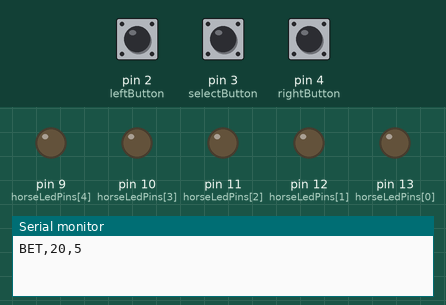
Recording of a sketch running on a simulated Arduino Uno, built with avr-gcc and run on an emulated ATmega328P. Shown: output pins drawn as LEDs (lit = HIGH), the last lines printed to the serial monitor. The inputs (shaded band) are chosen by the test bench; at power-on: pin 3 (selectButton) HIGH, pin 2 (leftButton) HIGH, pin 4 (rightButton) HIGH. Random numbers use the default seed unless the sketch sets one.

Above: at 1.2 s.
1.3 s: pin 3 (selectButton) pulled LOW for 0.15 s
At 2.0 s:
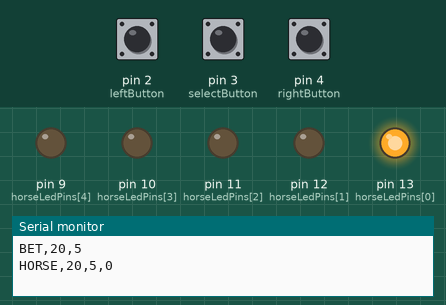
2.9 s: pin 2 (leftButton) pulled LOW for 0.15 s
At 3.3 s:
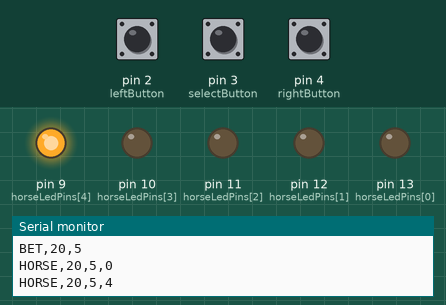
4.5 s: pin 3 (selectButton) pulled LOW for 1 s
At 9.0 s:
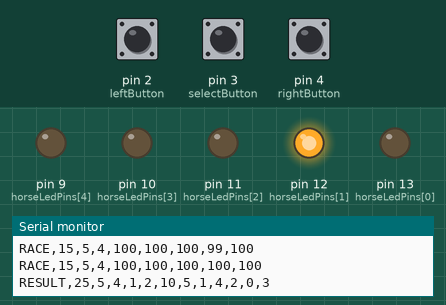
Timing chart, 0 to 10.5 s (numbered marks = the images above; inputs shaded):
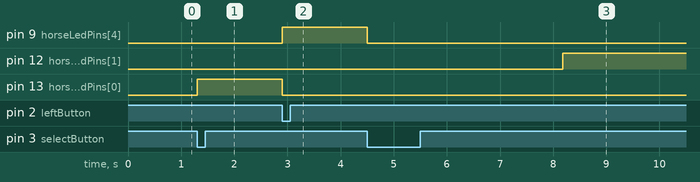

The sketch:

horseRaceArduino.ino
```cpp
// Horse Racing Casino Game
// Arduino controls buttons, LEDs, game logic
// Processing draws the horse race screen

// --------------------
// LED horse pins left to right
// --------------------
const int horseLedPins[5] = {
  13, // Blue
  12, // Yellow
  11, // Green
  10, // White
  9   // Red
};

// --------------------
// Buttons
// --------------------
const int leftButton = 2;
const int selectButton = 3;
const int rightButton = 4;

bool lastLeftState = HIGH;
bool lastSelectState = HIGH;
bool lastRightState = HIGH;

unsigned long lastButtonPress = 0;
const unsigned long buttonCooldown = 250;

// --------------------
// Game state
// --------------------
enum GameState {
  SELECT_BET,
  SELECT_HORSE,
  RACING,
  RESULT,
  GAME_OVER,
  GAME_WON
};

GameState state = SELECT_BET;

int bank = 20;
int betAmount = 5;
int selectedHorse = 0;

const int winTarget = 500;
const int finishLine = 100;

int horsePositions[5] = {0, 0, 0, 0, 0};
bool horseFinished[5] = {false, false, false, false, false};
int finishOrder[5] = {-1, -1, -1, -1, -1};
int finishedCount = 0;

int winnerHorse = -1;
int playerPlace = 0;
int payout = 0;
int profitLoss = 0;

unsigned long lastRaceUpdate = 0;
const unsigned long raceSpeed = 160;

void setup() {
  Serial.begin(9600);

  for (int i = 0; i < 5; i++) {
    pinMode(horseLedPins[i], OUTPUT);
    digitalWrite(horseLedPins[i], LOW);
  }

  pinMode(leftButton, INPUT_PULLUP);
  pinMode(selectButton, INPUT_PULLUP);
  pinMode(rightButton, INPUT_PULLUP);

  randomSeed(analogRead(A0));

  sendSelectBet();
}

void loop() {
  handleButtons();

  if (state == RACING) {
    updateRace();
  }
}

// --------------------
// Buttons
// --------------------

void handleButtons() {
  bool currentLeft = digitalRead(leftButton);
  bool currentSelect = digitalRead(selectButton);
  bool currentRight = digitalRead(rightButton);

  if (millis() - lastButtonPress > buttonCooldown) {

    if (lastLeftState == HIGH && currentLeft == LOW) {
      lastButtonPress = millis();
      handleLeft();
    }

    if (lastRightState == HIGH && currentRight == LOW) {
      lastButtonPress = millis();
      handleRight();
    }

    if (lastSelectState == HIGH && currentSelect == LOW) {
      lastButtonPress = millis();
      handleSelect();
    }
  }

  lastLeftState = currentLeft;
  lastSelectState = currentSelect;
  lastRightState = currentRight;
}

void handleLeft() {
  if (state == SELECT_BET) {
    changeBet(-1);
    sendSelectBet();
  }
  else if (state == SELECT_HORSE) {
    selectedHorse--;
    if (selectedHorse < 0) selectedHorse = 4;

    showSelectedHorseLed();
    sendSelectHorse();
  }
}

void handleRight() {
  if (state == SELECT_BET) {
    changeBet(1);
    sendSelectBet();
  }
  else if (state == SELECT_HORSE) {
    selectedHorse++;
    if (selectedHorse > 4) selectedHorse = 0;

    showSelectedHorseLed();
    sendSelectHorse();
  }
}

void handleSelect() {
  if (state == SELECT_BET) {
    state = SELECT_HORSE;
    selectedHorse = 0;
    showSelectedHorseLed();
    sendSelectHorse();
  }
  else if (state == SELECT_HORSE) {
    startRace();
  }
  else if (state == RESULT) {
    if (bank <= 0) {
      state = GAME_OVER;
      sendGameOver();
    }
    else if (bank >= winTarget) {
      state = GAME_WON;
      sendGameWon();
    }
    else {
      state = SELECT_BET;
      adjustBetIfTooHigh();
      sendSelectBet();
    }
  }
  else if (state == GAME_OVER || state == GAME_WON) {
    resetGame();
  }
}

// --------------------
// Bet selector
// --------------------

int betOptions[] = {5, 10, 20, 30, 40, 50, 100, 200, 300, 400};
const int betOptionCount = sizeof(betOptions) / sizeof(betOptions[0]);

int getMaxBet() {
  // Starting bank is 20, so this keeps starting max at 10.
  // Later, as bank grows, higher options unlock.
  if (bank < 30) return 10;

  int rounded = (bank / 10) * 10;
  return rounded;
}

void changeBet(int direction) {
  int maxBet = getMaxBet();

  int currentIndex = 0;

  for (int i = 0; i < betOptionCount; i++) {
    if (betOptions[i] == betAmount) {
      currentIndex = i;
      break;
    }
  }

  while (true) {
    currentIndex += direction;

    if (currentIndex < 0) currentIndex = betOptionCount - 1;
    if (currentIndex >= betOptionCount) currentIndex = 0;

    int candidate = betOptions[currentIndex];

    if (candidate <= bank && candidate <= maxBet) {
      betAmount = candidate;
      break;
    }
  }
}

void adjustBetIfTooHigh() {
  int maxBet = getMaxBet();

  if (betAmount > bank || betAmount > maxBet) {
    betAmount = 5;
  }
}

// --------------------
// Race logic
// --------------------

void startRace() {
  if (bank < betAmount) {
    state = GAME_OVER;
    bank = 0;
    sendGameOver();
    return;
  }

  bank -= betAmount;

  for (int i = 0; i < 5; i++) {
    horsePositions[i] = 0;
    horseFinished[i] = false;
    finishOrder[i] = -1;
    digitalWrite(horseLedPins[i], LOW);
  }

  finishedCount = 0;
  winnerHorse = -1;
  playerPlace = 0;
  payout = 0;
  profitLoss = 0;

  state = RACING;
  lastRaceUpdate = millis();

  sendRaceUpdate();
}

void updateRace() {
  if (millis() - lastRaceUpdate < raceSpeed) {
    return;
  }

  lastRaceUpdate = millis();

  for (int i = 0; i < 5; i++) {
    if (!horseFinished[i]) {
      horsePositions[i] += random(2, 9);

      if (horsePositions[i] >= finishLine) {
        horsePositions[i] = finishLine;
        horseFinished[i] = true;

        finishOrder[finishedCount] = i;
        finishedCount++;
      }
    }
  }

  sendRaceUpdate();

  if (finishedCount >= 5) {
    finishRace();
  }
}

void finishRace() {
  winnerHorse = finishOrder[0];

  for (int i = 0; i < 5; i++) {
    if (finishOrder[i] == selectedHorse) {
      playerPlace = i + 1;
      break;
    }
  }

  if (playerPlace == 1) {
    payout = betAmount * 4;
  }
  else if (playerPlace == 2) {
    payout = betAmount * 2;
  }
  else if (playerPlace == 3) {
    payout = betAmount;
  }
  else {
    payout = 0;
  }

  bank += payout;
  profitLoss = payout - betAmount;

  showWinnerLed();

  state = RESULT;
  sendResult();
}

// --------------------
// LEDs
// --------------------

void allHorseLedsOff() {
  for (int i = 0; i < 5; i++) {
    digitalWrite(horseLedPins[i], LOW);
  }
}

void showSelectedHorseLed() {
  allHorseLedsOff();
  digitalWrite(horseLedPins[selectedHorse], HIGH);
}

void showWinnerLed() {
  allHorseLedsOff();
  digitalWrite(horseLedPins[winnerHorse], HIGH);
}

// --------------------
// Serial messages to Processing
// --------------------

void sendSelectBet() {
  state = SELECT_BET;

  Serial.print("BET,");
  Serial.print(bank);
  Serial.print(",");
  Serial.println(betAmount);
}

void sendSelectHorse() {
  Serial.print("HORSE,");
  Serial.print(bank);
  Serial.print(",");
  Serial.print(betAmount);
  Serial.print(",");
  Serial.println(selectedHorse);
}

void sendRaceUpdate() {
  Serial.print("RACE,");
  Serial.print(bank);
  Serial.print(",");
  Serial.print(betAmount);
  Serial.print(",");
  Serial.print(selectedHorse);

  for (int i = 0; i < 5; i++) {
    Serial.print(",");
    Serial.print(horsePositions[i]);
  }

  Serial.println();
}

void sendResult() {
  Serial.print("RESULT,");
  Serial.print(bank);
  Serial.print(",");
  Serial.print(betAmount);
  Serial.print(",");
  Serial.print(selectedHorse);
  Serial.print(",");
  Serial.print(winnerHorse);
  Serial.print(",");
  Serial.print(playerPlace);
  Serial.print(",");
  Serial.print(payout);
  Serial.print(",");
  Serial.print(profitLoss);

  for (int i = 0; i < 5; i++) {
    Serial.print(",");
    Serial.print(finishOrder[i]);
  }

  Serial.println();
}

void sendGameOver() {
  allHorseLedsOff();

  Serial.print("GAMEOVER,");
  Serial.println(bank);
}

void sendGameWon() {
  allHorseLedsOff();

  Serial.print("GAMEWON,");
  Serial.println(bank);
}

void resetGame() {
  bank = 20;
  betAmount = 5;
  selectedHorse = 0;

  allHorseLedsOff();

  state = SELECT_BET;
  sendSelectBet();
}
```

Measured:
- after the input at 1.3 s, pin 13 (horseLedPins[0]): LOW → HIGH at once
- after the input at 2.9 s, pin 9 (horseLedPins[4]): LOW → HIGH at once; pin 13 (horseLedPins[0]): HIGH → LOW at once
- after the input at 4.5 s, pin 9 (horseLedPins[4]): HIGH → LOW at once; pin 12 (horseLedPins[1]): LOW → HIGH after 3.7 s
